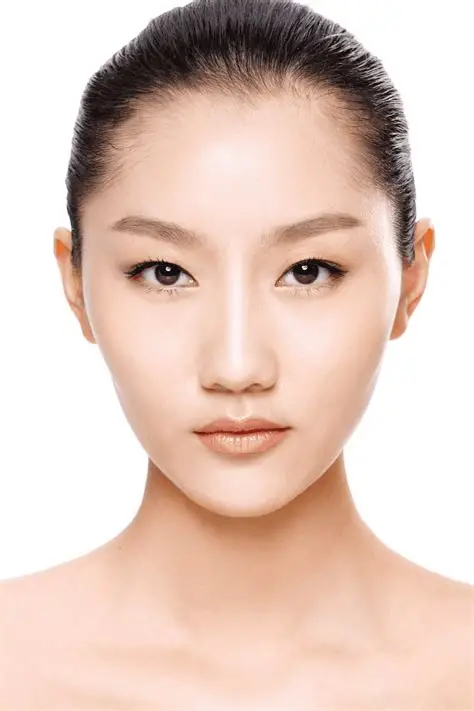
//> input picture images/pic/OIP.png, 474 x 711 px
$ ./image_operation2   (built with g++ and OpenCV 4)
//> lines starting //> are read from the running program, lines starting //| are printed output that depends on the picture; after the words box and inside, x2 and y2 are one past the last pixel; in counts of white or black regions, pixels touching at a corner belong together
//> further down, src is the input picture: 711 rows x 474 cols, CV_8UC3; mean B, G, R 190.7, 202.1, 226.5
//********************
// Author:  yh
// Time:    2022/8/4.
//  Morphology + thresholding + image pyramids demo
//  - Morphology: dilate / erode / morphologyEx (open/close/gradient/top-hat/black-hat)
//  - Thresholding: threshold (fixed + Otsu) / adaptiveThreshold (adaptive)
//  - Pyramids: pyrDown / pyrUp
//********************
#include <opencv2/opencv.hpp>

using namespace cv;
using namespace std;

static Mat src;

// Seven morphological operations, demoed via the unified morphologyEx interface
void morphologyDemo() {
    Mat kernel = getStructuringElement(MORPH_RECT, Size(15, 15));

    Mat dilateDst, erodeDst, openDst, closeDst, gradDst, tophatDst, blackhatDst;
    dilate(src, dilateDst, kernel);                       // dilation: expand bright regions
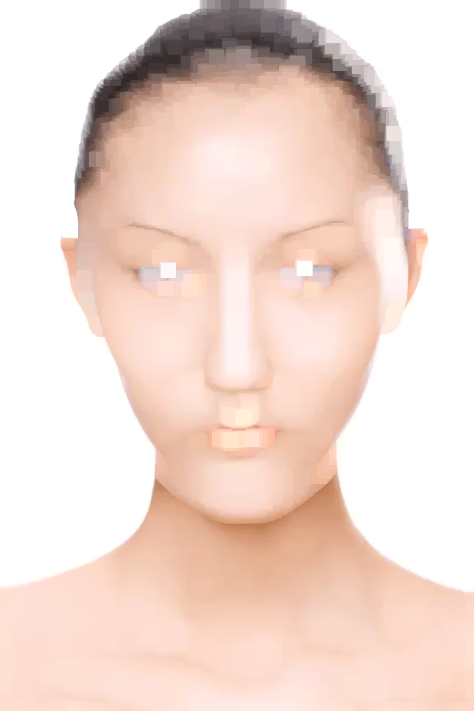
//> dilateDst: 711 rows x 474 cols, CV_8UC3; mean B, G, R 209.3, 219, 240.9
    erode(src, erodeDst, kernel);                         // erosion: shrink bright regions
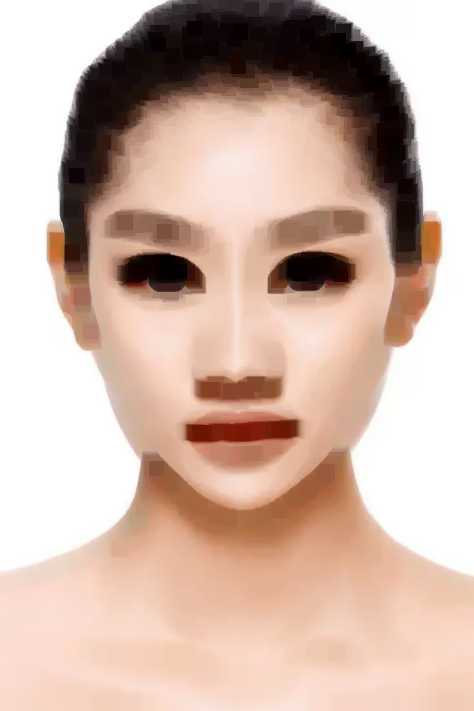
//> erodeDst: 711 rows x 474 cols, CV_8UC3; mean B, G, R 168.4, 181.2, 207.4
    morphologyEx(src, openDst,    MORPH_OPEN,    kernel); // opening: remove small bright spots
    morphologyEx(src, closeDst,   MORPH_CLOSE,   kernel); // closing: fill small holes
    morphologyEx(src, gradDst,    MORPH_GRADIENT,kernel); // morphological gradient: dilation - erosion
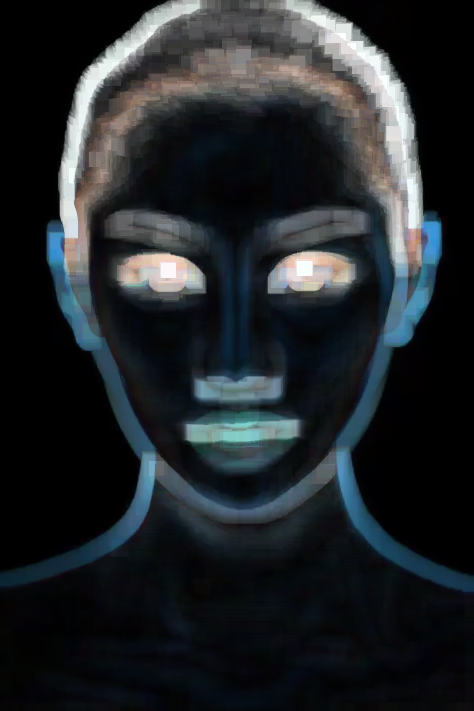
//> gradDst: 711 rows x 474 cols, CV_8UC3; mean B, G, R 41, 37.8, 33.5
    morphologyEx(src, tophatDst,   MORPH_TOPHAT,  kernel); // top-hat: src - opening
    morphologyEx(src, blackhatDst,MORPH_BLACKHAT, kernel);// black-hat: closing - src
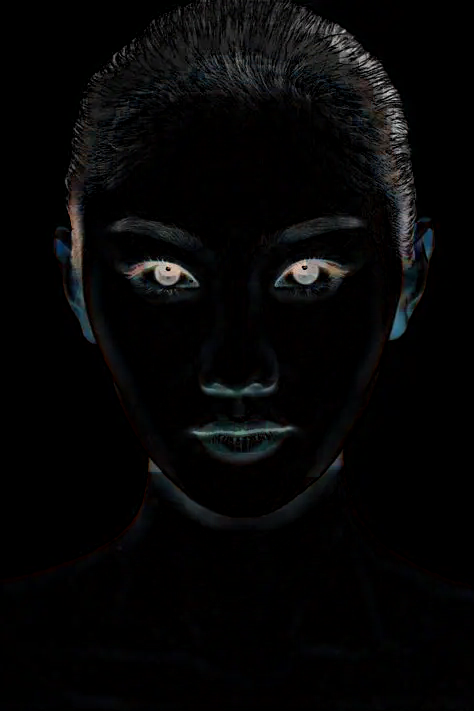
//> blackhatDst: 711 rows x 474 cols, CV_8UC3; mean B, G, R 6.4, 6.3, 6.3

    imshow("dilate",     dilateDst);
    imshow("erode",      erodeDst);
    imshow("open",       openDst);
    imshow("close",      closeDst);
    imshow("gradient",   gradDst);
    imshow("tophat",     tophatDst);
    imshow("blackhat",   blackhatDst);
}

// Thresholding: fixed threshold + Otsu auto-threshold + adaptive threshold
void thresholdDemo() {
    Mat gray, binary, otsu, adapt;

    cvtColor(src, gray, COLOR_BGR2GRAY);
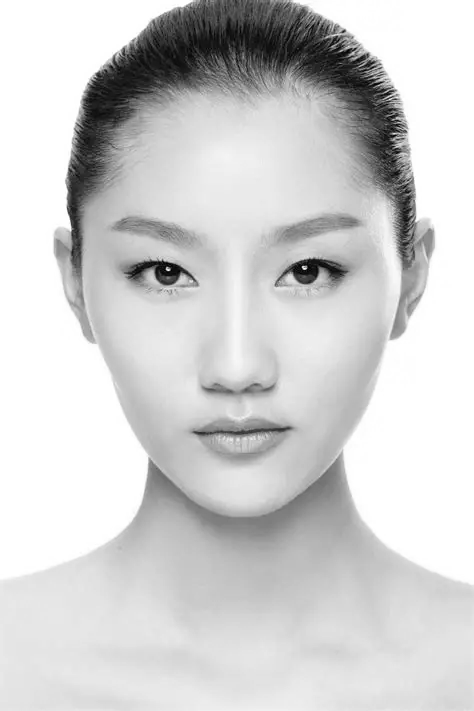
//> gray: 711 rows x 474 cols, CV_8UC1; min 0, max 255, mean 208.1
    GaussianBlur(gray, gray, Size(3, 3), 0);   // denoise first to avoid fragmented thresholding

    // fixed-threshold binarization
    threshold(gray, binary, 119, 255, THRESH_BINARY);
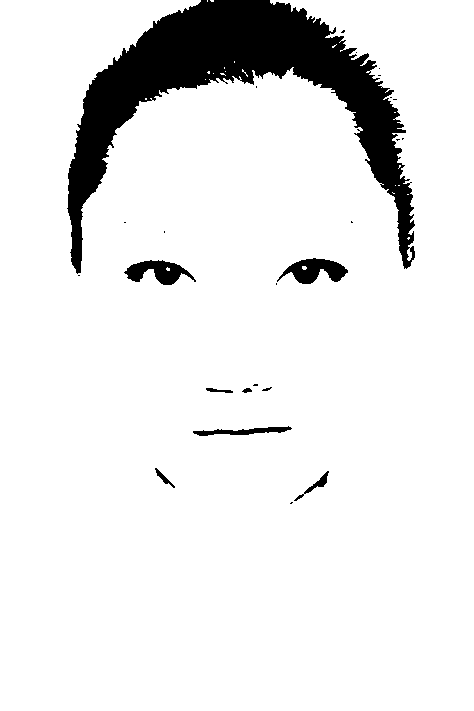
//> binary: 711 rows x 474 cols, CV_8UC1; 91% white; 25 black regions (16 under 20 px), largest, box (x1, y1, x2, y2) and area: (67, 0, 415, 274) 27402, (277, 258, 348, 284) 1012, (124, 260, 196, 285) 947

    // Otsu's method finds the global threshold automatically
    threshold(gray, otsu, 0, 255, THRESH_BINARY | THRESH_OTSU);
//> otsu: 711 rows x 474 cols, CV_8UC1; 86.1% white; 22 black regions (10 under 20 px), largest, box (x1, y1, x2, y2) and area: (56, 0, 433, 308) 34129, (146, 457, 343, 542) 5557, (275, 257, 352, 288) 1366

    // adaptive threshold: neighborhood weighted mean - C, overcomes uneven illumination
    adaptiveThreshold(gray, adapt, 255,
                      ADAPTIVE_THRESH_MEAN_C, THRESH_BINARY, 11, 2);
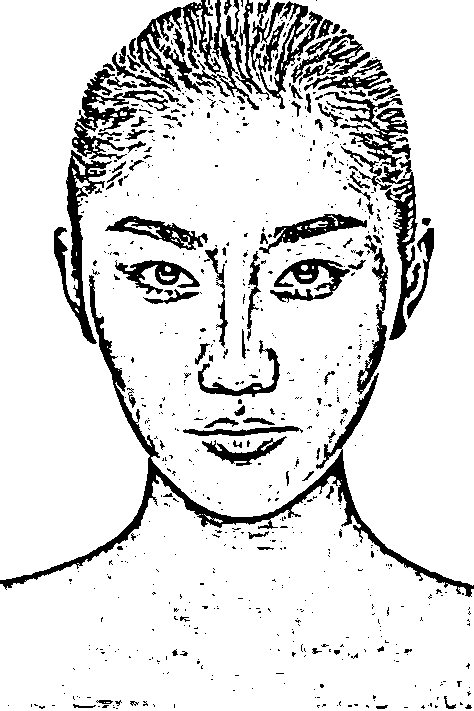
//> adapt: 711 rows x 474 cols, CV_8UC1; 87.2% white; 738 black regions (622 under 20 px), largest, box (x1, y1, x2, y2) and area: (0, 275, 474, 597) 7016, (324, 92, 421, 340) 4018, (226, 0, 323, 109) 3066

    imshow("binary",  binary);
    imshow("otsu",    otsu);
    imshow("adaptive", adapt);
}

// Image pyramids: Gaussian blur then downsample / interpolate then upsample
void pyramidDemo() {
    Mat down, up;
    pyrDown(src, down, Size(src.cols / 2, src.rows / 2));  // downsample: halve the size
    pyrUp(src,   up,   Size(src.cols * 2, src.rows * 2));  // upsample: enlarge but blurry

    imshow("pyrDown", down);
    imshow("pyrUp",   up);
}

int main() {
    src = imread("../data/images/OIP.png");
    if (src.empty()) {
        cout << "could not load image.." << endl;
        return -1;
    }
    imshow("original image", src);

    morphologyDemo();
    thresholdDemo();
    pyramidDemo();

    waitKey(0);
    return 0;
}

$ run again, with images/pic/2019101203383336641.jpg saved as images/pic/OIP.png
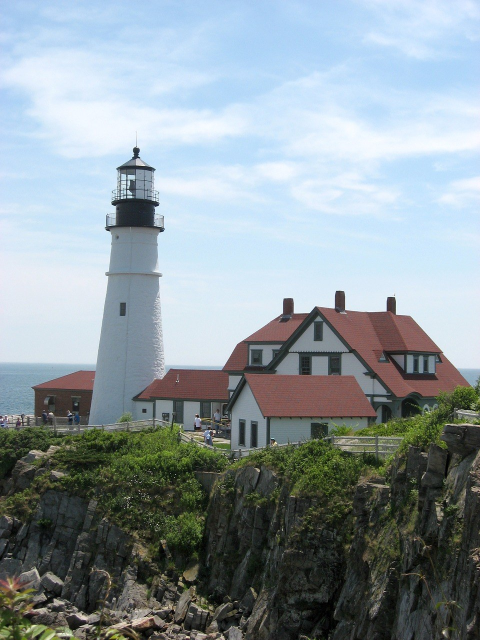
//> input picture images/pic/2019101203383336641.jpg, 960 x 1280 px (shown at 1/2 size)
//> src is the input picture: 1280 rows x 960 cols, CV_8UC3; mean B, G, R 158.4, 152.9, 140.7
//> in thresholdDemo, `threshold(gray, binary, 119, 255, THRESH_BINARY);`:
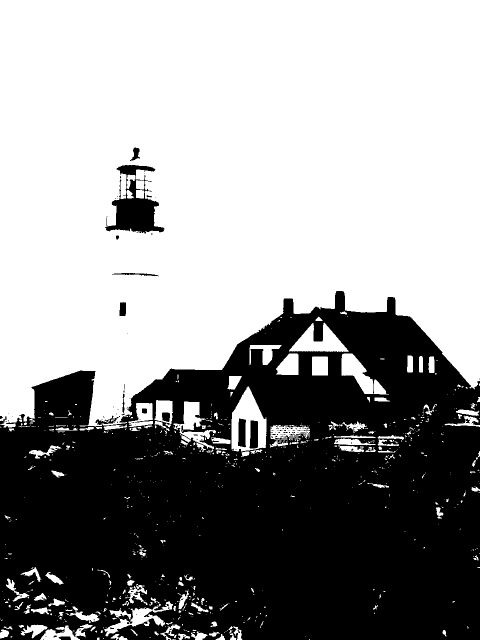
//> binary: 1280 rows x 960 cols, CV_8UC1 (shown at 1/2 size); 59% white; 133 black regions (117 under 20 px), largest, box (x1, y1, x2, y2) and area: (0, 582, 960, 1280) 493117, (210, 330, 329, 467) 7074, (499, 841, 516, 897) 847
//> otsu: 1280 rows x 960 cols, CV_8UC1; 52.9% white; 108 black regions (103 under 20 px), largest, box (x1, y1, x2, y2) and area: (0, 294, 960, 1280) 578122, (0, 790, 25, 799) 63, (28, 793, 41, 799) 36, (50, 795, 63, 800) 26, (36, 821, 45, 825) 21
//> adapt: 1280 rows x 960 cols, CV_8UC1; 75.3% white; 10154 black regions (9397 under 20 px), largest, box (x1, y1, x2, y2) and area: (0, 581, 960, 1280) 170984, (0, 741, 192, 865) 5716, (553, 1111, 695, 1280) 5438
//> in pyramidDemo, `pyrDown(src, down, Size(src.cols / 2, src.rows / 2));`:
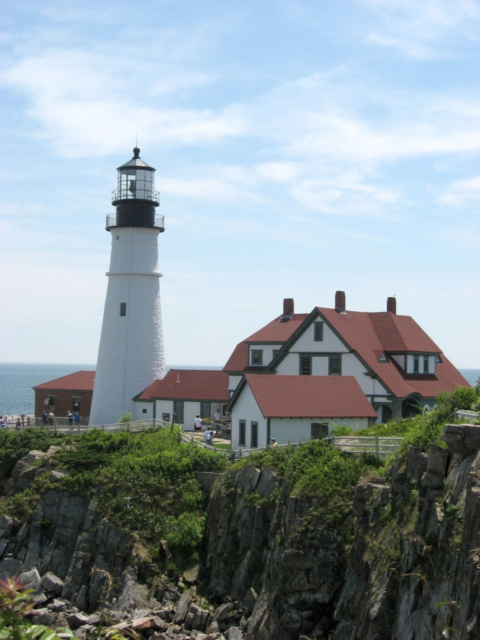
//> down: 640 rows x 480 cols, CV_8UC3; mean B, G, R 158.5, 153, 140.7
